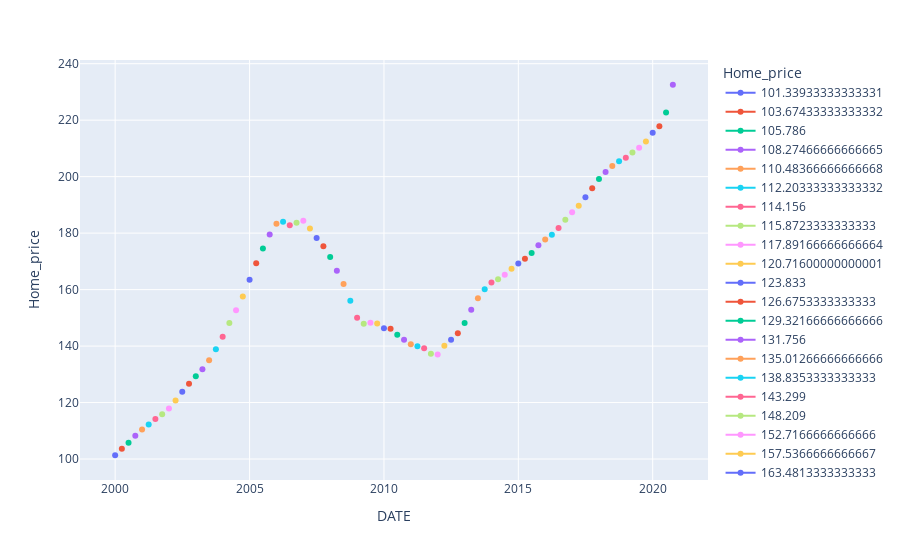

The notebook cell this image was saved under:
### Markdown cell above
### Home Prices Timeline from 2000-2020

Let's first look at the changes happend in Home prices during the last two decades before we compare our factors with it.

### Code cell
fig = px.line(data, x='DATE', y='Home_price', color='Home_price', markers=True)
fig.show()

### Figure 1 — Plotly figure (JSON) as saved in the notebook; plotly's stock layout.template omitted (floating-point values rounded to 4 significant figures)
{"data": [{"hovertemplate": "Home_price=%{y}<br>DATE=%{x}<extra></extra>", "legendgroup": "101.33933333333331", "line": {"color": "#636efa", "dash": "solid"}, "marker": {"symbol": "circle"}, "mode": "markers+lines", "name": "101.33933333333331", "orientation": "v", "showlegend": true, "type": "scatter", "x": ["2000-01-01"], "xaxis": "x", "y": [101.3], "yaxis": "y"}, {"hovertemplate": "Home_price=%{y}<br>DATE=%{x}<extra></extra>", "legendgroup": "103.67433333333332", "line": {"color": "#EF553B", "dash": "solid"}, "marker": {"symbol": "circle"}, "mode": "markers+lines", "name": "103.67433333333332", "orientation": "v", "showlegend": true, "type": "scatter", "x": ["2000-04-01"], "xaxis": "x", "y": [103.7], "yaxis": "y"}, {"hovertemplate": "Home_price=%{y}<br>DATE=%{x}<extra></extra>", "legendgroup": "105.786", "line": {"color": "#00cc96", "dash": "solid"}, "marker": {"symbol": "circle"}, "mode": "markers+lines", "name": "105.786", "orientation": "v", "showlegend": true, "type": "scatter", "x": ["2000-07-01"], "xaxis": "x", "y": [105.8], "yaxis": "y"}, {"hovertemplate": "Home_price=%{y}<br>DATE=%{x}<extra></extra>", "legendgroup": "108.27466666666665", "line": {"color": "#ab63fa", "dash": "solid"}, "marker": {"symbol": "circle"}, "mode": "markers+lines", "name": "108.27466666666665", "orientation": "v", "showlegend": true, "type": "scatter", "x": ["2000-10-01"], "xaxis": "x", "y": [108.3], "yaxis": "y"}, {"hovertemplate": "Home_price=%{y}<br>DATE=%{x}<extra></extra>", "legendgroup": "110.48366666666668", "line": {"color": "#FFA15A", "dash": "solid"}, "marker": {"symbol": "circle"}, "mode": "markers+lines", "name": "110.48366666666668", "orientation": "v", "showlegend": true, "type": "scatter", "x": ["2001-01-01"], "xaxis": "x", "y": [110.5], "yaxis": "y"}, {"hovertemplate": "Home_price=%{y}<br>DATE=%{x}<extra></extra>", "legendgroup": "112.20333333333332", "line": {"color": "#19d3f3", "dash": "solid"}, "marker": {"symbol": "circle"}, "mode": "markers+lines", "name": "112.20333333333332", "orientation": "v", "showlegend": true, "type": "scatter", "x": ["2001-04-01"], "xaxis": "x", "y": [112.2], "yaxis": "y"}, {"hovertemplate": "Home_price=%{y}<br>DATE=%{x}<extra></extra>", "legendgroup": "114.156", "line": {"color": "#FF6692", "dash": "solid"}, "marker": {"symbol": "circle"}, "mode": "markers+lines", "name": "114.156", "orientation": "v", "showlegend": true, "type": "scatter", "x": ["2001-07-01"], "xaxis": "x", "y": [114.2], "yaxis": "y"}, {"hovertemplate": "Home_price=%{y}<br>DATE=%{x}<extra></extra>", "legendgroup": "115.8723333333333", "line": {"color": "#B6E880", "dash": "solid"}, "marker": {"symbol": "circle"}, "mode": "markers+lines", "name": "115.8723333333333", "orientation": "v", "showlegend": true, "type": "scatter", "x": ["2001-10-01"], "xaxis": "x", "y": [115.9], "yaxis": "y"}, {"hovertemplate": "Home_price=%{y}<br>DATE=%{x}<extra></extra>", "legendgroup": "117.89166666666664", "line": {"color": "#FF97FF", "dash": "solid"}, "marker": {"symbol": "circle"}, "mode": "markers+lines", "name": "117.89166666666664", "orientation": "v", "showlegend": true, "type": "scatter", "x": ["2002-01-01"], "xaxis": "x", "y": [117.9], "yaxis": "y"}, {"hovertemplate": "Home_price=%{y}<br>DATE=%{x}<extra></extra>", "legendgroup": "120.71600000000001", "line": {"color": "#FECB52", "dash": "solid"}, "marker": {"symbol": "circle"}, "mode": "markers+lines", "name": "120.71600000000001", "orientation": "v", "showlegend": true, "type": "scatter", "x": ["2002-04-01"], "xaxis": "x", "y": [120.7], "yaxis": "y"}, {"hovertemplate": "Home_price=%{y}<br>DATE=%{x}<extra></extra>", "legendgroup": "123.833", "line": {"color": "#636efa", "dash": "solid"}, "marker": {"symbol": "circle"}, "mode": "markers+lines", "name": "123.833", "orientation": "v", "showlegend": true, "type": "scatter", "x": ["2002-07-01"], "xaxis": "x", "y": [123.8], "yaxis": "y"}, {"hovertemplate": "Home_price=%{y}<br>DATE=%{x}<extra></extra>", "legendgroup": "126.6753333333333", "line": {"color": "#EF553B", "dash": "solid"}, "marker": {"symbol": "circle"}, "mode": "markers+lines", "name": "126.6753333333333", "orientation": "v", "showlegend": true, "type": "scatter", "x": ["2002-10-01"], "xaxis": "x", "y": [126.7], "yaxis": "y"}, {"hovertemplate": "Home_price=%{y}<br>DATE=%{x}<extra></extra>", "legendgroup": "129.32166666666666", "line": {"color": "#00cc96", "dash": "solid"}, "marker": {"symbol": "circle"}, "mode": "markers+lines", "name": "129.32166666666666", "orientation": "v", "showlegend": true, "type": "scatter", "x": ["2003-01-01"], "xaxis": "x", "y": [129.3], "yaxis": "y"}, {"hovertemplate": "Home_price=%{y}<br>DATE=%{x}<extra></extra>", "legendgroup": "131.756", "line": {"color": "#ab63fa", "dash": "solid"}, "marker": {"symbol": "circle"}, "mode": "markers+lines", "name": "131.756", "orientation": "v", "showlegend": true, "type": "scatter", "x": ["2003-04-01"], "xaxis": "x", "y": [131.8], "yaxis": "y"}, {"hovertemplate": "Home_price=%{y}<br>DATE=%{x}<extra></extra>", "legendgroup": "135.01266666666666", "line": {"color": "#FFA15A", "dash": "solid"}, "marker": {"symbol": "circle"}, "mode": "markers+lines", "name": "135.01266666666666", "orientation": "v", "showlegend": true, "type": "scatter", "x": ["2003-07-01"], "xaxis": "x", "y": [135.0], "yaxis": "y"}, {"hovertemplate": "Home_price=%{y}<br>DATE=%{x}<extra></extra>", "legendgroup": "138.8353333333333", "line": {"color": "#19d3f3", "dash": "solid"}, "marker": {"symbol": "circle"}, "mode": "markers+lines", "name": "138.8353333333333", "orientation": "v", "showlegend": true, "type": "scatter", "x": ["2003-10-01"], "xaxis": "x", "y": [138.8], "yaxis": "y"}, {"hovertemplate": "Home_price=%{y}<br>DATE=%{x}<extra></extra>", "legendgroup": "143.299", "line": {"color": "#FF6692", "dash": "solid"}, "marker": {"symbol": "circle"}, "mode": "markers+lines", "name": "143.299", "orientation": "v", "showlegend": true, "type": "scatter", "x": ["2004-01-01"], "xaxis": "x", "y": [143.3], "yaxis": "y"}, {"hovertemplate": "Home_price=%{y}<br>DATE=%{x}<extra></extra>", "legendgroup": "148.209", "line": {"color": "#B6E880", "dash": "solid"}, "marker": {"symbol": "circle"}, "mode": "markers+lines", "name": "148.209", "orientation": "v", "showlegend": true, "type": "scatter", "x": ["2004-04-01"], "xaxis": "x", "y": [148.2], "yaxis": "y"}, {"hovertemplate": "Home_price=%{y}<br>DATE=%{x}<extra></extra>", "legendgroup": "152.7166666666666", "line": {"color": "#FF97FF", "dash": "solid"}, "marker": {"symbol": "circle"}, "mode": "markers+lines", "name": "152.7166666666666", "orientation": "v", "showlegend": true, "type": "scatter", "x": ["2004-07-01"], "xaxis": "x", "y": [152.7], "yaxis": "y"}, {"hovertemplate": "Home_price=%{y}<br>DATE=%{x}<extra></extra>", "legendgroup": "157.5366666666667", "line": {"color": "#FECB52", "dash": "solid"}, "marker": {"symbol": "circle"}, "mode": "markers+lines", "name": "157.5366666666667", "orientation": "v", "showlegend": true, "type": "scatter", "x": ["2004-10-01"], "xaxis": "x", "y": [157.5], "yaxis": "y"}, {"hovertemplate": "Home_price=%{y}<br>DATE=%{x}<extra></extra>", "legendgroup": "163.4813333333333", "line": {"color": "#636efa", "dash": "solid"}, "marker": {"symbol": "circle"}, "mode": "markers+lines", "name": "163.4813333333333", "orientation": "v", "showlegend": true, "type": "scatter", "x": ["2005-01-01"], "xaxis": "x", "y": [163.5], "yaxis": "y"}, {"hovertemplate": "Home_price=%{y}<br>DATE=%{x}<extra></extra>", "legendgroup": "169.3476666666666", "line": {"color": "#EF553B", "dash": "solid"}, "marker": {"symbol": "circle"}, "mode": "markers+lines", "name": "169.3476666666666", "orientation": "v", "showlegend": true, "type": "scatter", "x": ["2005-04-01"], "xaxis": "x", "y": [169.3], "yaxis": "y"}, {"hovertemplate": "Home_price=%{y}<br>DATE=%{x}<extra></extra>", "legendgroup": "174.57933333333332", "line": {"color": "#00cc96", "dash": "solid"}, "marker": {"symbol": "circle"}, "mode": "markers+lines", "name": "174.57933333333332", "orientation": "v", "showlegend": true, "type": "scatter", "x": ["2005-07-01"], "xaxis": "x", "y": [174.6], "yaxis": "y"}, {"hovertemplate": "Home_price=%{y}<br>DATE=%{x}<extra></extra>", "legendgroup": "179.53966666666665", "line": {"color": "#ab63fa", "dash": "solid"}, "marker": {"symbol": "circle"}, "mode": "markers+lines", "name": "179.53966666666665", "orientation": "v", "showlegend": true, "type": "scatter", "x": ["2005-10-01"], "xaxis": "x", "y": [179.5], "yaxis": "y"}, {"hovertemplate": "Home_price=%{y}<br>DATE=%{x}<extra></extra>", "legendgroup": "183.3233333333333", "line": {"color": "#FFA15A", "dash": "solid"}, "marker": {"symbol": "circle"}, "mode": "markers+lines", "name": "183.3233333333333", "orientation": "v", "showlegend": true, "type": "scatter", "x": ["2006-01-01"], "xaxis": "x", "y": [183.3], "yaxis": "y"}, {"hovertemplate": "Home_price=%{y}<br>DATE=%{x}<extra></extra>", "legendgroup": "183.99833333333328", "line": {"color": "#19d3f3", "dash": "solid"}, "marker": {"symbol": "circle"}, "mode": "markers+lines", "name": "183.99833333333328", "orientation": "v", "showlegend": true, "type": "scatter", "x": ["2006-04-01"], "xaxis": "x", "y": [184.0], "yaxis": "y"}, {"hovertemplate": "Home_price=%{y}<br>DATE=%{x}<extra></extra>", "legendgroup": "182.81933333333333", "line": {"color": "#FF6692", "dash": "solid"}, "marker": {"symbol": "circle"}, "mode": "markers+lines", "name": "182.81933333333333", "orientation": "v", "showlegend": true, "type": "scatter", "x": ["2006-07-01"], "xaxis": "x", "y": [182.8], "yaxis": "y"}, {"hovertemplate": "Home_price=%{y}<br>DATE=%{x}<extra></extra>", "legendgroup": "183.65033333333332", "line": {"color": "#B6E880", "dash": "solid"}, "marker": {"symbol": "circle"}, "mode": "markers+lines", "name": "183.65033333333332", "orientation": "v", "showlegend": true, "type": "scatter", "x": ["2006-10-01"], "xaxis": "x", "y": [183.7], "yaxis": "y"}, {"hovertemplate": "Home_price=%{y}<br>DATE=%{x}<extra></extra>", "legendgroup": "184.422", "line": {"color": "#FF97FF", "dash": "solid"}, "marker": {"symbol": "circle"}, "mode": "markers+lines", "name": "184.422", "orientation": "v", "showlegend": true, "type": "scatter", "x": ["2007-01-01"], "xaxis": "x", "y": [184.4], "yaxis": "y"}, {"hovertemplate": "Home_price=%{y}<br>DATE=%{x}<extra></extra>", "legendgroup": "181.62266666666665", "line": {"color": "#FECB52", "dash": "solid"}, "marker": {"symbol": "circle"}, "mode": "markers+lines", "name": "181.62266666666665", "orientation": "v", "showlegend": true, "type": "scatter", "x": ["2007-04-01"], "xaxis": "x", "y": [181.6], "yaxis": "y"}, {"hovertemplate": "Home_price=%{y}<br>DATE=%{x}<extra></extra>", "legendgroup": "178.263", "line": {"color": "#636efa", "dash": "solid"}, "marker": {"symbol": "circle"}, "mode": "markers+lines", "name": "178.263", "orientation": "v", "showlegend": true, "type": "scatter", "x": ["2007-07-01"], "xaxis": "x", "y": [178.3], "yaxis": "y"}, {"hovertemplate": "Home_price=%{y}<br>DATE=%{x}<extra></extra>", "legendgroup": "175.37033333333332", "line": {"color": "#EF553B", "dash": "solid"}, "marker": {"symbol": "circle"}, "mode": "markers+lines", "name": "175.37033333333332", "orientation": "v", "showlegend": true, "type": "scatter", "x": ["2007-10-01"], "xaxis": "x", "y": [175.4], "yaxis": "y"}, {"hovertemplate": "Home_price=%{y}<br>DATE=%{x}<extra></extra>", "legendgroup": "171.577", "line": {"color": "#00cc96", "dash": "solid"}, "marker": {"symbol": "circle"}, "mode": "markers+lines", "name": "171.577", "orientation": "v", "showlegend": true, "type": "scatter", "x": ["2008-01-01"], "xaxis": "x", "y": [171.6], "yaxis": "y"}, {"hovertemplate": "Home_price=%{y}<br>DATE=%{x}<extra></extra>", "legendgroup": "166.67166666666668", "line": {"color": "#ab63fa", "dash": "solid"}, "marker": {"symbol": "circle"}, "mode": "markers+lines", "name": "166.67166666666668", "orientation": "v", "showlegend": true, "type": "scatter", "x": ["2008-04-01"], "xaxis": "x", "y": [166.7], "yaxis": "y"}, {"hovertemplate": "Home_price=%{y}<br>DATE=%{x}<extra></extra>", "legendgroup": "161.95533333333333", "line": {"color": "#FFA15A", "dash": "solid"}, "marker": {"symbol": "circle"}, "mode": "markers+lines", "name": "161.95533333333333", "orientation": "v", "showlegend": true, "type": "scatter", "x": ["2008-07-01"], "xaxis": "x", "y": [162.0], "yaxis": "y"}, {"hovertemplate": "Home_price=%{y}<br>DATE=%{x}<extra></extra>", "legendgroup": "156.02866666666668", "line": {"color": "#19d3f3", "dash": "solid"}, "marker": {"symbol": "circle"}, "mode": "markers+lines", "name": "156.02866666666668", "orientation": "v", "showlegend": true, "type": "scatter", "x": ["2008-10-01"], "xaxis": "x", "y": [156.0], "yaxis": "y"}, {"hovertemplate": "Home_price=%{y}<br>DATE=%{x}<extra></extra>", "legendgroup": "150.05766666666662", "line": {"color": "#FF6692", "dash": "solid"}, "marker": {"symbol": "circle"}, "mode": "markers+lines", "name": "150.05766666666662", "orientation": "v", "showlegend": true, "type": "scatter", "x": ["2009-01-01"], "xaxis": "x", "y": [150.1], "yaxis": "y"}, {"hovertemplate": "Home_price=%{y}<br>DATE=%{x}<extra></extra>", "legendgroup": "147.9103333333333", "line": {"color": "#B6E880", "dash": "solid"}, "marker": {"symbol": "circle"}, "mode": "markers+lines", "name": "147.9103333333333", "orientation": "v", "showlegend": true, "type": "scatter", "x": ["2009-04-01"], "xaxis": "x", "y": [147.9], "yaxis": "y"}, {"hovertemplate": "Home_price=%{y}<br>DATE=%{x}<extra></extra>", "legendgroup": "148.236", "line": {"color": "#FF97FF", "dash": "solid"}, "marker": {"symbol": "circle"}, "mode": "markers+lines", "name": "148.236", "orientation": "v", "showlegend": true, "type": "scatter", "x": ["2009-07-01"], "xaxis": "x", "y": [148.2], "yaxis": "y"}, {"hovertemplate": "Home_price=%{y}<br>DATE=%{x}<extra></extra>", "legendgroup": "147.97033333333331", "line": {"color": "#FECB52", "dash": "solid"}, "marker": {"symbol": "circle"}, "mode": "markers+lines", "name": "147.97033333333331", "orientation": "v", "showlegend": true, "type": "scatter", "x": ["2009-10-01"], "xaxis": "x", "y": [148.0], "yaxis": "y"}, {"hovertemplate": "Home_price=%{y}<br>DATE=%{x}<extra></extra>", "legendgroup": "146.295", "line": {"color": "#636efa", "dash": "solid"}, "marker": {"symbol": "circle"}, "mode": "markers+lines", "name": "146.295", "orientation": "v", "showlegend": true, "type": "scatter", "x": ["2010-01-01"], "xaxis": "x", "y": [146.3], "yaxis": "y"}, {"hovertemplate": "Home_price=%{y}<br>DATE=%{x}<extra></extra>", "legendgroup": "146.168", "line": {"color": "#EF553B", "dash": "solid"}, "marker": {"symbol": "circle"}, "mode": "markers+lines", "name": "146.168", "orientation": "v", "showlegend": true, "type": "scatter", "x": ["2010-04-01"], "xaxis": "x", "y": [146.2], "yaxis": "y"}, {"hovertemplate": "Home_price=%{y}<br>DATE=%{x}<extra></extra>", "legendgroup": "143.97033333333331", "line": {"color": "#00cc96", "dash": "solid"}, "marker": {"symbol": "circle"}, "mode": "markers+lines", "name": "143.97033333333331", "orientation": "v", "showlegend": true, "type": "scatter", "x": ["2010-07-01"], "xaxis": "x", "y": [144.0], "yaxis": "y"}, {"hovertemplate": "Home_price=%{y}<br>DATE=%{x}<extra></extra>", "legendgroup": "142.25133333333332", "line": {"color": "#ab63fa", "dash": "solid"}, "marker": {"symbol": "circle"}, "mode": "markers+lines", "name": "142.25133333333332", "orientation": "v", "showlegend": true, "type": "scatter", "x": ["2010-10-01"], "xaxis": "x", "y": [142.3], "yaxis": "y"}, {"hovertemplate": "Home_price=%{y}<br>DATE=%{x}<extra></extra>", "legendgroup": "140.62066666666664", "line": {"color": "#FFA15A", "dash": "solid"}, "marker": {"symbol": "circle"}, "mode": "markers+lines", "name": "140.62066666666664", "orientation": "v", "showlegend": true, "type": "scatter", "x": ["2011-01-01"], "xaxis": "x", "y": [140.6], "yaxis": "y"}, {"hovertemplate": "Home_price=%{y}<br>DATE=%{x}<extra></extra>", "legendgroup": "139.92333333333335", "line": {"color": "#19d3f3", "dash": "solid"}, "marker": {"symbol": "circle"}, "mode": "markers+lines", "name": "139.92333333333335", "orientation": "v", "showlegend": true, "type": "scatter", "x": ["2011-04-01"], "xaxis": "x", "y": [139.9], "yaxis": "y"}, {"hovertemplate": "Home_price=%{y}<br>DATE=%{x}<extra></extra>", "legendgroup": "139.233", "line": {"color": "#FF6692", "dash": "solid"}, "marker": {"symbol": "circle"}, "mode": "markers+lines", "name": "139.233", "orientation": "v", "showlegend": true, "type": "scatter", "x": ["2011-07-01"], "xaxis": "x", "y": [139.2], "yaxis": "y"}, {"hovertemplate": "Home_price=%{y}<br>DATE=%{x}<extra></extra>", "legendgroup": "137.25966666666665", "line": {"color": "#B6E880", "dash": "solid"}, "marker": {"symbol": "circle"}, "mode": "markers+lines", "name": "137.25966666666665", "orientation": "v", "showlegend": true, "type": "scatter", "x": ["2011-10-01"], "xaxis": "x", "y": [137.3], "yaxis": "y"}, {"hovertemplate": "Home_price=%{y}<br>DATE=%{x}<extra></extra>", "legendgroup": "137.012", "line": {"color": "#FF97FF", "dash": "solid"}, "marker": {"symbol": "circle"}, "mode": "markers+lines", "name": "137.012", "orientation": "v", "showlegend": true, "type": "scatter", "x": ["2012-01-01"], "xaxis": "x", "y": [137.0], "yaxis": "y"}, {"hovertemplate": "Home_price=%{y}<br>DATE=%{x}<extra></extra>", "legendgroup": "140.114", "line": {"color": "#FECB52", "dash": "solid"}, "marker": {"symbol": "circle"}, "mode": "markers+lines", "name": "140.114", "orientation": "v", "showlegend": true, "type": "scatter", "x": ["2012-04-01"], "xaxis": "x", "y": [140.1], "yaxis": "y"}, {"hovertemplate": "Home_price=%{y}<br>DATE=%{x}<extra></extra>", "legendgroup": "142.283", "line": {"color": "#636efa", "dash": "solid"}, "marker": {"symbol": "circle"}, "mode": "markers+lines", "name": "142.283", "orientation": "v", "showlegend": true, "type": "scatter", "x": ["2012-07-01"], "xaxis": "x", "y": [142.3], "yaxis": "y"}, {"hovertemplate": "Home_price=%{y}<br>DATE=%{x}<extra></extra>", "legendgroup": "144.56233333333333", "line": {"color": "#EF553B", "dash": "solid"}, "marker": {"symbol": "circle"}, "mode": "markers+lines", "name": "144.56233333333333", "orientation": "v", "showlegend": true, "type": "scatter", "x": ["2012-10-01"], "xaxis": "x", "y": [144.6], "yaxis": "y"}, {"hovertemplate": "Home_price=%{y}<br>DATE=%{x}<extra></extra>", "legendgroup": "148.1926666666666", "line": {"color": "#00cc96", "dash": "solid"}, "marker": {"symbol": "circle"}, "mode": "markers+lines", "name": "148.1926666666666", "orientation": "v", "showlegend": true, "type": "scatter", "x": ["2013-01-01"], "xaxis": "x", "y": [148.2], "yaxis": "y"}, {"hovertemplate": "Home_price=%{y}<br>DATE=%{x}<extra></extra>", "legendgroup": "152.856", "line": {"color": "#ab63fa", "dash": "solid"}, "marker": {"symbol": "circle"}, "mode": "markers+lines", "name": "152.856", "orientation": "v", "showlegend": true, "type": "scatter", "x": ["2013-04-01"], "xaxis": "x", "y": [152.9], "yaxis": "y"}, {"hovertemplate": "Home_price=%{y}<br>DATE=%{x}<extra></extra>", "legendgroup": "156.937", "line": {"color": "#FFA15A", "dash": "solid"}, "marker": {"symbol": "circle"}, "mode": "markers+lines", "name": "156.937", "orientation": "v", "showlegend": true, "type": "scatter", "x": ["2013-07-01"], "xaxis": "x", "y": [156.9], "yaxis": "y"}, {"hovertemplate": "Home_price=%{y}<br>DATE=%{x}<extra></extra>", "legendgroup": "160.10266666666664", "line": {"color": "#19d3f3", "dash": "solid"}, "marker": {"symbol": "circle"}, "mode": "markers+lines", "name": "160.10266666666664", "orientation": "v", "showlegend": true, "type": "scatter", "x": ["2013-10-01"], "xaxis": "x", "y": [160.1], "yaxis": "y"}, {"hovertemplate": "Home_price=%{y}<br>DATE=%{x}<extra></extra>", "legendgroup": "162.52133333333333", "line": {"color": "#FF6692", "dash": "solid"}, "marker": {"symbol": "circle"}, "mode": "markers+lines", "name": "162.52133333333333", "orientation": "v", "showlegend": true, "type": "scatter", "x": ["2014-01-01"], "xaxis": "x", "y": [162.5], "yaxis": "y"}, {"hovertemplate": "Home_price=%{y}<br>DATE=%{x}<extra></extra>", "legendgroup": "163.7046666666666", "line": {"color": "#B6E880", "dash": "solid"}, "marker": {"symbol": "circle"}, "mode": "markers+lines", "name": "163.7046666666666", "orientation": "v", "showlegend": true, "type": "scatter", "x": ["2014-04-01"], "xaxis": "x", "y": [163.7], "yaxis": "y"}, {"hovertemplate": "Home_price=%{y}<br>DATE=%{x}<extra></extra>", "legendgroup": "165.23333333333332", "line": {"color": "#FF97FF", "dash": "solid"}, "marker": {"symbol": "circle"}, "mode": "markers+lines", "name": "165.23333333333332", "orientation": "v", "showlegend": true, "type": "scatter", "x": ["2014-07-01"], "xaxis": "x", "y": [165.2], "yaxis": "y"}, {"hovertemplate": "Home_price=%{y}<br>DATE=%{x}<extra></extra>", "legendgroup": "167.34400000000002", "line": {"color": "#FECB52", "dash": "solid"}, "marker": {"symbol": "circle"}, "mode": "markers+lines", "name": "167.34400000000002", "orientation": "v", "showlegend": true, "type": "scatter", "x": ["2014-10-01"], "xaxis": "x", "y": [167.3], "yaxis": "y"}, {"hovertemplate": "Home_price=%{y}<br>DATE=%{x}<extra></extra>", "legendgroup": "169.20166666666663", "line": {"color": "#636efa", "dash": "solid"}, "marker": {"symbol": "circle"}, "mode": "markers+lines", "name": "169.20166666666663", "orientation": "v", "showlegend": true, "type": "scatter", "x": ["2015-01-01"], "xaxis": "x", "y": [169.2], "yaxis": "y"}, {"hovertemplate": "Home_price=%{y}<br>DATE=%{x}<extra></extra>", "legendgroup": "170.88466666666662", "line": {"color": "#EF553B", "dash": "solid"}, "marker": {"symbol": "circle"}, "mode": "markers+lines", "name": "170.88466666666662", "orientation": "v", "showlegend": true, "type": "scatter", "x": ["2015-04-01"], "xaxis": "x", "y": [170.9], "yaxis": "y"}, {"hovertemplate": "Home_price=%{y}<br>DATE=%{x}<extra></extra>", "legendgroup": "172.97433333333333", "line": {"color": "#00cc96", "dash": "solid"}, "marker": {"symbol": "circle"}, "mode": "markers+lines", "name": "172.97433333333333", "orientation": "v", "showlegend": true, "type": "scatter", "x": ["2015-07-01"], "xaxis": "x", "y": [173.0], "yaxis": "y"}, {"hovertemplate": "Home_price=%{y}<br>DATE=%{x}<extra></extra>", "legendgroup": "175.69866666666664", "line": {"color": "#ab63fa", "dash": "solid"}, "marker": {"symbol": "circle"}, "mode": "markers+lines", "name": "175.69866666666664", "orientation": "v", "showlegend": true, "type": "scatter", "x": ["2015-10-01"], "xaxis": "x", "y": [175.7], "yaxis": "y"}, {"hovertemplate": "Home_price=%{y}<br>DATE=%{x}<extra></extra>", "legendgroup": "177.71533333333332", "line": {"color": "#FFA15A", "dash": "solid"}, "marker": {"symbol": "circle"}, "mode": "markers+lines", "name": "177.71533333333332", "orientation": "v", "showlegend": true, "type": "scatter", "x": ["2016-01-01"], "xaxis": "x", "y": [177.7], "yaxis": "y"}, {"hovertemplate": "Home_price=%{y}<br>DATE=%{x}<extra></extra>", "legendgroup": "179.44566666666665", "line": {"color": "#19d3f3", "dash": "solid"}, "marker": {"symbol": "circle"}, "mode": "markers+lines", "name": "179.44566666666665", "orientation": "v", "showlegend": true, "type": "scatter", "x": ["2016-04-01"], "xaxis": "x", "y": [179.4], "yaxis": "y"}, {"hovertemplate": "Home_price=%{y}<br>DATE=%{x}<extra></extra>", "legendgroup": "181.85433333333327", "line": {"color": "#FF6692", "dash": "solid"}, "marker": {"symbol": "circle"}, "mode": "markers+lines", "name": "181.85433333333327", "orientation": "v", "showlegend": true, "type": "scatter", "x": ["2016-07-01"], "xaxis": "x", "y": [181.9], "yaxis": "y"}, {"hovertemplate": "Home_price=%{y}<br>DATE=%{x}<extra></extra>", "legendgroup": "184.72233333333332", "line": {"color": "#B6E880", "dash": "solid"}, "marker": {"symbol": "circle"}, "mode": "markers+lines", "name": "184.72233333333332", "orientation": "v", "showlegend": true, "type": "scatter", "x": ["2016-10-01"], "xaxis": "x", "y": [184.7], "yaxis": "y"}, {"hovertemplate": "Home_price=%{y}<br>DATE=%{x}<extra></extra>", "legendgroup": "187.37933333333328", "line": {"color": "#FF97FF", "dash": "solid"}, "marker": {"symbol": "circle"}, "mode": "markers+lines", "name": "187.37933333333328", "orientation": "v", "showlegend": true, "type": "scatter", "x": ["2017-01-01"], "xaxis": "x", "y": [187.4], "yaxis": "y"}, {"hovertemplate": "Home_price=%{y}<br>DATE=%{x}<extra></extra>", "legendgroup": "189.6916666666667", "line": {"color": "#FECB52", "dash": "solid"}, "marker": {"symbol": "circle"}, "mode": "markers+lines", "name": "189.6916666666667", "orientation": "v", "showlegend": true, "type": "scatter", "x": ["2017-04-01"], "xaxis": "x", "y": [189.7], "yaxis": "y"}, {"hovertemplate": "Home_price=%{y}<br>DATE=%{x}<extra></extra>", "legendgroup": "192.67666666666665", "line": {"color": "#636efa", "dash": "solid"}, "marker": {"symbol": "circle"}, "mode": "markers+lines", "name": "192.67666666666665", "orientation": "v", "showlegend": true, "type": "scatter", "x": ["2017-07-01"], "xaxis": "x", "y": [192.7], "yaxis": "y"}, {"hovertemplate": "Home_price=%{y}<br>DATE=%{x}<extra></extra>", "legendgroup": "195.886", "line": {"color": "#EF553B", "dash": "solid"}, "marker": {"symbol": "circle"}, "mode": "markers+lines", "name": "195.886", "orientation": "v", "showlegend": true, "type": "scatter", "x": ["2017-10-01"], "xaxis": "x", "y": [195.9], "yaxis": "y"}, {"hovertemplate": "Home_price=%{y}<br>DATE=%{x}<extra></extra>", "legendgroup": "199.146", "line": {"color": "#00cc96", "dash": "solid"}, "marker": {"symbol": "circle"}, "mode": "markers+lines", "name": "199.146", "orientation": "v", "showlegend": true, "type": "scatter", "x": ["2018-01-01"], "xaxis": "x", "y": [199.1], "yaxis": "y"}, {"hovertemplate": "Home_price=%{y}<br>DATE=%{x}<extra></extra>", "legendgroup": "201.64033333333327", "line": {"color": "#ab63fa", "dash": "solid"}, "marker": {"symbol": "circle"}, "mode": "markers+lines", "name": "201.64033333333327", "orientation": "v", "showlegend": true, "type": "scatter", "x": ["2018-04-01"], "xaxis": "x", "y": [201.6], "yaxis": "y"}, {"hovertemplate": "Home_price=%{y}<br>DATE=%{x}<extra></extra>", "legendgroup": "203.73", "line": {"color": "#FFA15A", "dash": "solid"}, "marker": {"symbol": "circle"}, "mode": "markers+lines", "name": "203.73", "orientation": "v", "showlegend": true, "type": "scatter", "x": ["2018-07-01"], "xaxis": "x", "y": [203.7], "yaxis": "y"}, {"hovertemplate": "Home_price=%{y}<br>DATE=%{x}<extra></extra>", "legendgroup": "205.42433333333332", "line": {"color": "#19d3f3", "dash": "solid"}, "marker": {"symbol": "circle"}, "mode": "markers+lines", "name": "205.42433333333332", "orientation": "v", "showlegend": true, "type": "scatter", "x": ["2018-10-01"], "xaxis": "x", "y": [205.4], "yaxis": "y"}, {"hovertemplate": "Home_price=%{y}<br>DATE=%{x}<extra></extra>", "legendgroup": "206.732", "line": {"color": "#FF6692", "dash": "solid"}, "marker": {"symbol": "circle"}, "mode": "markers+lines", "name": "206.732", "orientation": "v", "showlegend": true, "type": "scatter", "x": ["2019-01-01"], "xaxis": "x", "y": [206.7], "yaxis": "y"}, {"hovertemplate": "Home_price=%{y}<br>DATE=%{x}<extra></extra>", "legendgroup": "208.51566666666665", "line": {"color": "#B6E880", "dash": "solid"}, "marker": {"symbol": "circle"}, "mode": "markers+lines", "name": "208.51566666666665", "orientation": "v", "showlegend": true, "type": "scatter", "x": ["2019-04-01"], "xaxis": "x", "y": [208.5], "yaxis": "y"}, {"hovertemplate": "Home_price=%{y}<br>DATE=%{x}<extra></extra>", "legendgroup": "210.23233333333332", "line": {"color": "#FF97FF", "dash": "solid"}, "marker": {"symbol": "circle"}, "mode": "markers+lines", "name": "210.23233333333332", "orientation": "v", "showlegend": true, "type": "scatter", "x": ["2019-07-01"], "xaxis": "x", "y": [210.2], "yaxis": "y"}, {"hovertemplate": "Home_price=%{y}<br>DATE=%{x}<extra></extra>", "legendgroup": "212.45", "line": {"color": "#FECB52", "dash": "solid"}, "marker": {"symbol": "circle"}, "mode": "markers+lines", "name": "212.45", "orientation": "v", "showlegend": true, "type": "scatter", "x": ["2019-10-01"], "xaxis": "x", "y": [212.4], "yaxis": "y"}, {"hovertemplate": "Home_price=%{y}<br>DATE=%{x}<extra></extra>", "legendgroup": "215.54166666666669", "line": {"color": "#636efa", "dash": "solid"}, "marker": {"symbol": "circle"}, "mode": "markers+lines", "name": "215.54166666666669", "orientation": "v", "showlegend": true, "type": "scatter", "x": ["2020-01-01"], "xaxis": "x", "y": [215.5], "yaxis": "y"}, {"hovertemplate": "Home_price=%{y}<br>DATE=%{x}<extra></extra>", "legendgroup": "217.8033333333333", "line": {"color": "#EF553B", "dash": "solid"}, "marker": {"symbol": "circle"}, "mode": "markers+lines", "name": "217.8033333333333", "orientation": "v", "showlegend": true, "type": "scatter", "x": ["2020-04-01"], "xaxis": "x", "y": [217.8], "yaxis": "y"}, {"hovertemplate": "Home_price=%{y}<br>DATE=%{x}<extra></extra>", "legendgroup": "222.70566666666664", "line": {"color": "#00cc96", "dash": "solid"}, "marker": {"symbol": "circle"}, "mode": "markers+lines", "name": "222.70566666666664", "orientation": "v", "showlegend": true, "type": "scatter", "x": ["2020-07-01"], "xaxis": "x", "y": [222.7], "yaxis": "y"}, {"hovertemplate": "Home_price=%{y}<br>DATE=%{x}<extra></extra>", "legendgroup": "232.5436666666666", "line": {"color": "#ab63fa", "dash": "solid"}, "marker": {"symbol": "circle"}, "mode": "markers+lines", "name": "232.5436666666666", "orientation": "v", "showlegend": true, "type": "scatter", "x": ["2020-10-01"], "xaxis": "x", "y": [232.5], "yaxis": "y"}], "layout": {"legend": {"title": {"text": "Home_price"}, "tracegroupgap": 0}, "margin": {"t": 60}, "xaxis": {"anchor": "y", "domain": [0, 1], "title": {"text": "DATE"}}, "yaxis": {"anchor": "x", "categoryarray": [232.5, 222.7, 217.8, 215.5, 212.4, 210.2, 208.5, 206.7, 205.4, 203.7, 201.6, 199.1, 195.9, 192.7, 189.7, 187.4, 184.7, 181.9, 179.4, 177.7, 175.7, 173.0, 170.9, 169.2, 167.3, 165.2, 163.7, 162.5, 160.1, 156.9, 152.9, 148.2, 144.6, 142.3, 140.1, 137.0, 137.3, 139.2, 139.9, 140.6, 142.3, 144.0, 146.2, 146.3, 148.0, 148.2, 147.9, 150.1, 156.0, 162.0, 166.7, 171.6, 175.4, 178.3, 181.6, 184.4, 183.7, 182.8, 184.0, 183.3, 179.5, 174.6, 169.3, 163.5, 157.5, 152.7, 148.2, 143.3, 138.8, 135.0, 131.8, 129.3, 126.7, 123.8, 120.7, 117.9, 115.9, 114.2, 112.2, 110.5, 108.3, 105.8, 103.7, 101.3], "categoryorder": "array", "domain": [0, 1], "title": {"text": "Home_price"}}}}
